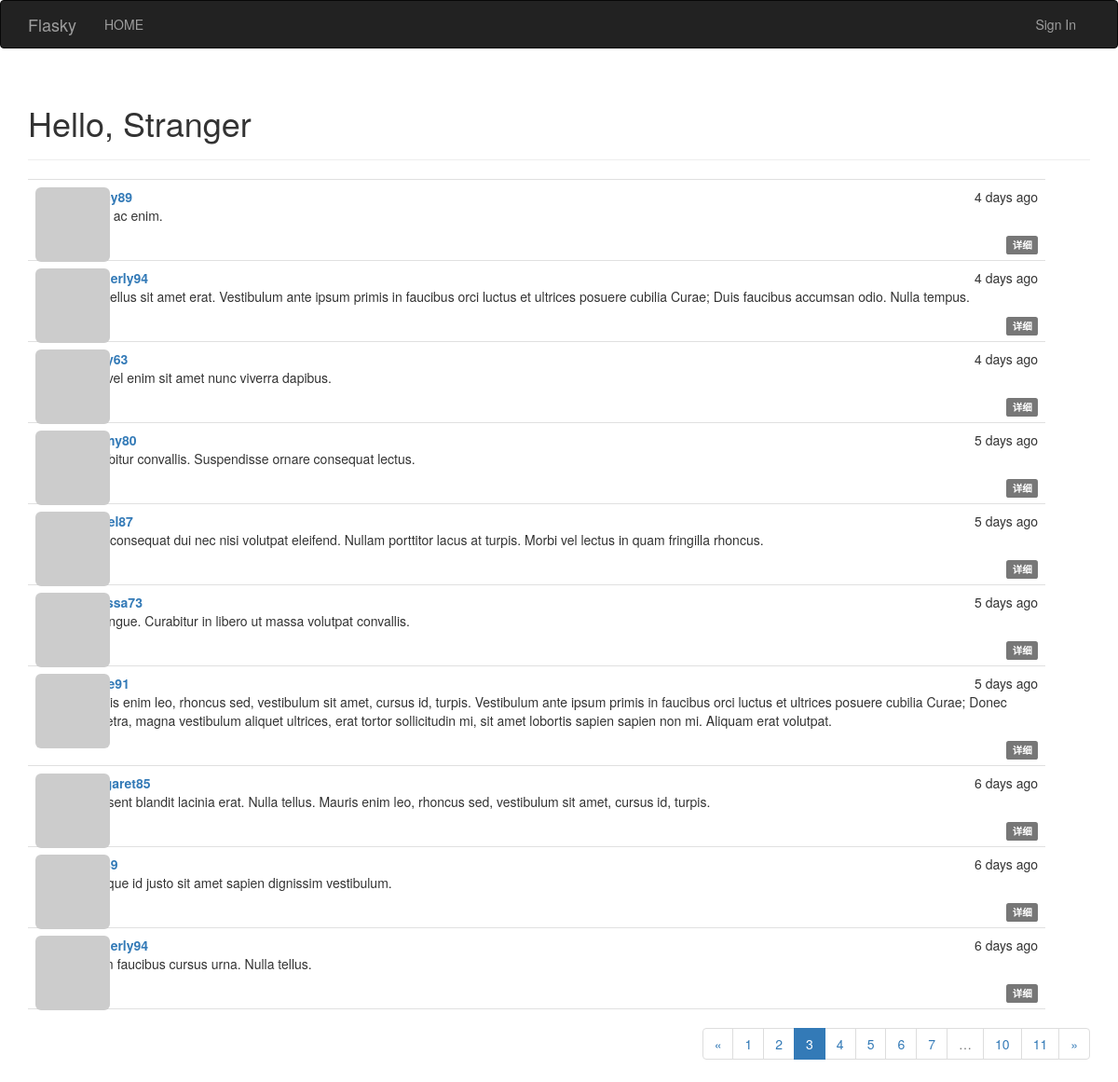
/?page=3, run on the app's committed database.
### app/models.py (models this page shows, shortened)
class Post(db.Model):
    __tablename__ = 'posts'
    id = db.Column(db.Integer, primary_key=True)
    body = db.Column(db.Text)
    timestamp = db.Column(db.DateTime, index=True, default=datetime.utcnow)
    author_id = db.Column(db.Integer, db.ForeignKey('users.id'))
    body_html = db.Column(db.Text)

class User(UserMixin, db.Model):
    __tablename__ = 'users'
    id = db.Column(db.Integer, primary_key=True)
    email = db.Column(db.String(64), unique=True, index=True)
    username = db.Column(db.String(64), unique=True, index=True)
    password_hash = db.Column(db.String(128))
    role_id = db.Column(db.Integer, db.ForeignKey('roles.id'))
    confirmed = db.Column(db.Boolean, default=False)
    name = db.Column(db.String(64))
    location = db.Column(db.String(64))
    about_me = db.Column(db.Text())
    member_since = db.Column(db.DateTime(), default=datetime.utcnow)
    last_seen = db.Column(db.DateTime(), default=datetime.utcnow)
    posts = db.relationship('Post', backref='author', lazy='dynamic')
    @property
    def password(self):
        raise AttributeError('password is not a readable attribute')
    def gravatar(self, size=100, default='identicon', rating='g'):
        if request.is_secure:
            url = 'https://secure.gravatar.com/avatar'
        else:
            url = 'http://www.gravatar.com/avatar'
        hash = hashlib.md5(self.email.encode('utf-8')).hexdigest()
        return '{}/{}?s={}&d={}&r={}'.format(url, hash, size, default, rating)

### app/main/views.py (the view)
@main.route('/', methods=['GET', 'POST'])
def index():
    form = PostForm()
    if current_user.can(Permission.WRITE_ARTICLES) and form.validate_on_submit():
        post = Post(body=form.body.data, author=current_user._get_current_object())
        db.session.add(post)
        return redirect(url_for('.index'))
    page = request.args.get('page', 1, type=int)
    pagination = Post.query.order_by(Post.timestamp.desc()).paginate(
        page, per_page=current_app.config['POSTS_PER_PAGE'],
        error_out=False
    )
    posts = pagination.items
    return render_template('index.html', form=form, posts=posts, pagination=pagination)

### app/auth/views.py (called while the page is built)
@auth.before_app_request
def before_request():
    if current_user.is_authenticated:
        current_user.ping()
        if not current_user.confirmed and request.endpoint[:5]!='auth.':
            flash("尽快认证账号")

### app/main/__init__.py (called while the page is built)
@main.app_context_processor
def inject_permissions():
    return dict(Permission=Permission)

### app/models.py (called while the page is built)
    def can(self, permissions):
        return False

### app/templates/index.html (shortened to what this page needs)
{% extends "base.html" %}
{% import "bootstrap/wtf.html" as wtf%}
{% import "_macros.html" as macros%}
{% block page_content %}
<div class="page-header">
    <h1>Hello,
        {% if current_user.is_authenticated %}
        {{ current_user.username }}
        {% else %}
        Stranger
        {% endif %}
    </h1>
</div>
{% include '_posts.html'%}
{% if pagination %}
<div class="pagination">
    {{ macros.pagination_widget(pagination, '.index') }}
</div>
{% endif %}
{% endblock %}

### app/templates/_posts.html (shortened to what this page needs)
<ul class="posts">
    {% for post in posts %}
    <li class="post">
        <div class="post-thumbnail">
            <a href="{{ url_for('.user', username=post.author.username) }}">
                <img class="img-rounded profile-thumbnail" src="{{ post.author.gravatar(size=40) }}">
            </a>
        </div>
        <div class="post-content">
            <div class="post-date">{{ moment(post.timestamp).fromNow() }}</div>
            <div class="post-author"><a href="{{ url_for('.user', username=post.author.username) }}">{{ post.author.username }}</a></div>
            <div class="post-body">
                {% if post.body_html %}
                    {{ post.body_html |safe}}
                {% else %}
                    {{ post.body}}
                {% endif %}
            </div>
            <div class="post-footer">
                <a href="{{url_for('.post',id=post.id)}}">
                    <span class="label label-default">详细</span>
                </a>
            </div>
        </div>
    </li>
    {% endfor %}
</ul>

### app/static/styles.css (style rules this page uses)
.profile-thumbnail { position: absolute; }
ul.posts { list-style-type: none; padding: 0px; margin: 16px 48px 0px 0px; border-top: 1px solid #e0e0e0; }
ul.posts li.post { padding: 8px; border-bottom: 1px solid #e0e0e0; }
div.post-date { float: right; }
div.post-author { font-weight: bold; }
div.post-thumbnail { position: absolute; }
div.post-content { margin-left: 48px; min-height: 48px; }
div.post-footer { text-align: right; }
div.pagination { width: 100%; text-align: right; padding: 0px; margin: 0px; }

### data on the page
Post: timestamp "4 days ago", body_html "Nulla ac enim."
Post: timestamp "4 days ago", author.username "kimberly94", body_html "Phasellus sit amet erat. Vestibulum ante ipsum primis in faucibus orci luctus et ultrices posuere cubilia Curae; Duis faucibus accumsan odio. Nulla tempus."
Post: timestamp "4 days ago", body_html "Sed vel enim sit amet nunc viverra dapibus."
Post: timestamp "5 days ago", body_html "Curabitur convallis. Suspendisse ornare consequat lectus."
Post: timestamp "5 days ago", body_html "Duis consequat dui nec nisi volutpat eleifend. Nullam porttitor lacus at turpis. Morbi vel lectus in quam fringilla rhoncus."
Post: timestamp "5 days ago", author.username "melissa73", body_html "In congue. Curabitur in libero ut massa volutpat convallis."
Post: timestamp "5 days ago", body_html "Mauris enim leo, rhoncus sed, vestibulum sit amet, cursus id, turpis. Vestibulum ante ipsum primis in faucibus orci luctus et ultrices posuere cubilia Curae; Donec pharetra, magna vestibulum aliquet ultrices, erat tortor sollicitudin mi, sit amet lobortis sapien sapien non mi. Aliquam erat volutpat."
Post: timestamp "6 days ago", author.username "margaret85", body_html "Praesent blandit lacinia erat. Nulla tellus. Mauris enim leo, rhoncus sed, vestibulum sit amet, cursus id, turpis."
Post: timestamp "6 days ago", body_html "Quisque id justo sit amet sapien dignissim vestibulum."
Post: timestamp "6 days ago", author.username "kimberly94", body_html "Etiam faucibus cursus urna. Nulla tellus."

### other printed values
{{ p }} "1" "2" "4" "5" "6" "7" "10" "11"
{{ p }} "3"
